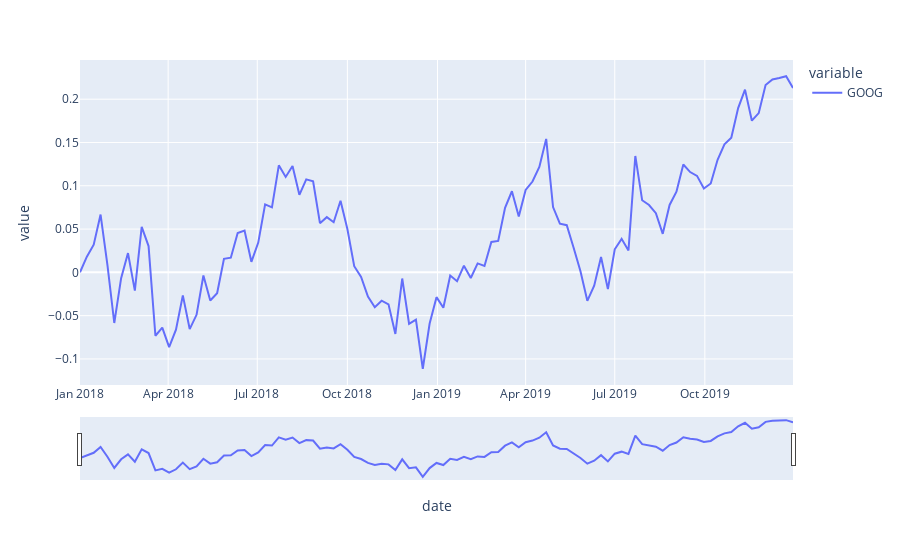

Notebook code cell kept with this figure:
### Markdown cell above
# Range Slider로 시계열 그래프

### Code cell
fig = px.line(df_1["GOOG"])
fig.update_xaxes(rangeslider_visible=True)
